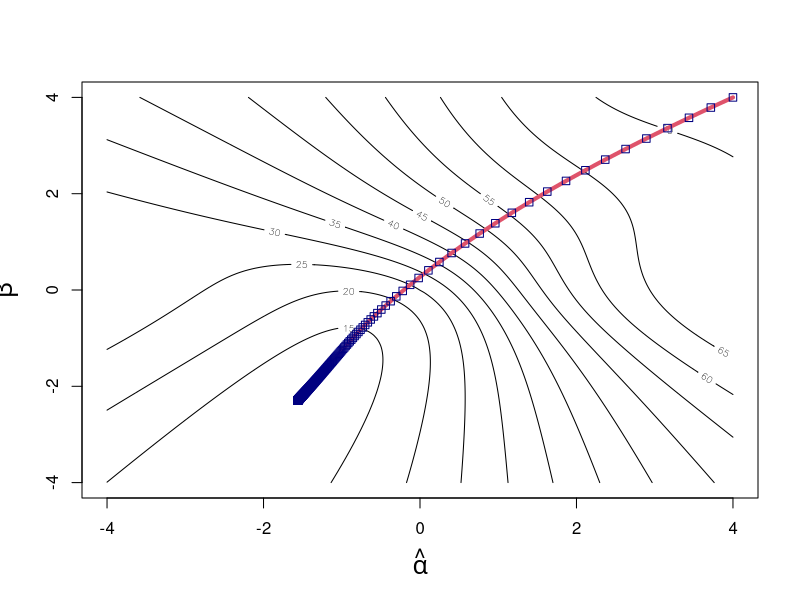

R code for this plot:
## R_Demo_AML_neuralnet_gradiant_decent_glm.R
##########################################################################
## INSTRUCTOR: Christopher Fariss
## COURSE NAME: Advanced Computational Methods for Social Media and Textual Data (3B)
## University of Essex Summer School 2023
##
## Date: 2023-08-13
##
## Please e-mail me if you find any errors or have and suggestions (either email is fine)
## e-mail: cjf0006@gmail.com
## e-mail: cjfariss@umich.edu
##########################################################################
## Introduction to tutorial:
##
## Overview of Gradient Decent for generalized linear model example.
##
## Gradient decent is an iterative process used to find the best parameter value(s) in any model and especially a neural network.
##
##########################################################################

## set learning rate this varies on the unit interval (0 to 1]
library(MASS)
library(boot)
library(gtools)

lr <- .5
n <- 100
x <- rnorm(n)

alpha <- -1
beta <- -2

y <- rbinom(1:n, 1, prob=inv.logit(alpha + beta*x))
#y <- rbinom(1:n, 1, prob=inv.logit(alpha + beta*x + rnorm(n)))

## Start with a random guess
X_mat <- cbind(1,x)

alpha_hat <- 4
beta_hat <- 4
iterations <- 1000

loss <- variance <- NA

y_hat <- matrix(NA, nrow=n, ncol=iterations)
y_error <- matrix(NA, nrow=n, ncol=iterations)
delta <- matrix(NA, nrow=2, ncol=iterations)

## sequential iterations to evaluate loss function
for (j in 1:iterations){
    
    ## calculate the predicted y_hat based on the observed x variable and the best guess of alpha and beta
    y_hat[,j] <- inv.logit(alpha_hat[j] + beta_hat[j] * x)

    ## this works too but not as well as above
    #y_hat[,j] <- rbinom(1:n,1,prob=inv.logit(alpha_hat[j] + beta_hat[j] * x))
    
    ## difference between the predicted y (y_hat) and y is the error for y
    y_error[,j] <- y_hat[,j] - y
    
    ## the estimated error is used to calculate the unexplained variance between y and y_hat, which is the sum of squared errors
    loss[j] <- sum(y_error[,j]^2)
    
    ## calculate the gradient at that point (this works because the errors are independent to the column vectors in X
    ##delta[1:2,j] <- (t(X_mat) %*% y_error[,j]) * (1/n)
    delta[1,j] <- sum(X_mat[,1] * y_error[,j])/n
    delta[2,j] <- sum(X_mat[,2] * y_error[,j])/n
    
    ## shift estimates along the gradient (+ function if y-y_hat; - function if y_hat-y)
    alpha_hat[j+1] <- alpha_hat[j] - (lr*delta[1,j])
    beta_hat[j+1] <- beta_hat[j] - (lr*delta[2,j])
}

## estimate glm model
fit <- glm(y~x, family=binomial("logit"))
summary(fit)

## print the last value of the sequence of parameter estimates
alpha_hat[length(alpha_hat)]
beta_hat[length(beta_hat)]


## graph the values as a function of the loss statistic
ALPHA_seq <- seq(from=-4,4,.05)
BETA_seq <- seq(from=-4,4,.05)

LOSS <- matrix(NA, nrow=length(ALPHA_seq), ncol=length(BETA_seq))

## grid search for graphing
for(i in 1:length(ALPHA_seq)){
    for(j in 1:length(ALPHA_seq)){
        Y_hat <- inv.logit(ALPHA_seq[i] + BETA_seq[j] * X_mat[,2])
        LOSS[i,j] <- sum((y-Y_hat)^2)
        
    }
}

## plot the log loss
contour(ALPHA_seq, BETA_seq,(LOSS), xlab=expression(hat(alpha)), ylab=expression(hat(beta)), cex.lab=1.5)
lines(alpha_hat, beta_hat, col=2, lwd=4)
points(alpha_hat, beta_hat, col="navy", pch=.5)
